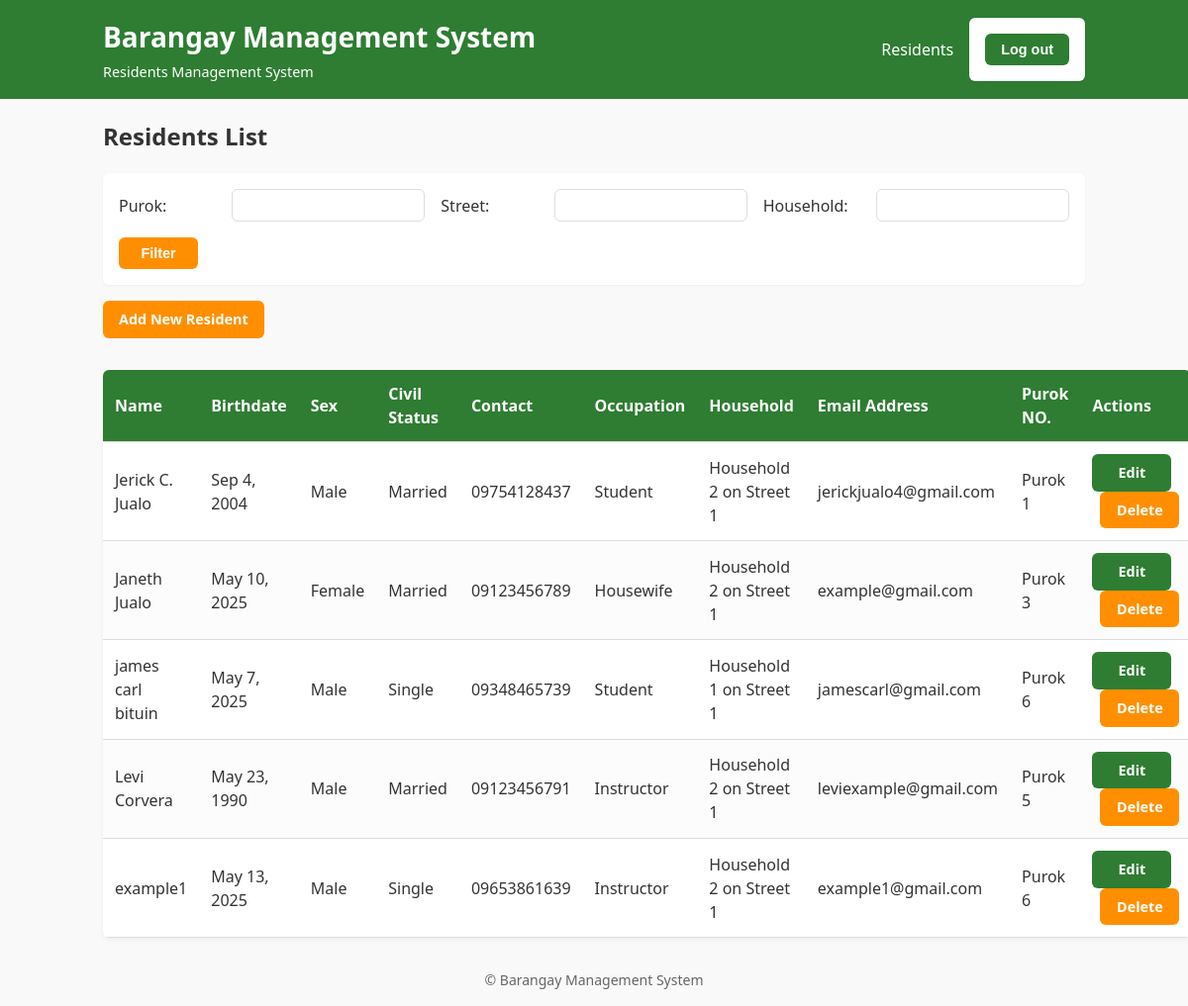
/residents/ (signed in), run on the app's committed database.
### residents/models.py (models this page shows, shortened)
class Resident(models.Model):
    name = models.CharField(max_length=30)
    birthdate = models.DateField()
    sex = models.CharField(max_length=6)
    civil_status = models.CharField(max_length=20)
    contact_number = models.CharField(max_length = 15)
    occupation = models.CharField(max_length=30, blank=True, null=True)
    household = models.ForeignKey(Household, on_delete=models.CASCADE, related_name='residents')
    email_address = models.CharField(max_length = 30, blank = True, null = True)
    purok_no = models.ForeignKey(Purok, on_delete= models.CASCADE, related_name= 'residents', blank = True)

class Household(models.Model):
    number = models.IntegerField()
    street = models.ForeignKey(Street, on_delete=models.CASCADE, related_name='households')
    head_of_family = models.CharField(max_length=100)
    def __str__(self):
        return f"Household {self.number} on {self.street}"

class Street(models.Model):
    name = models.CharField(max_length=30)
    purok = models.ForeignKey(Purok, on_delete=models.CASCADE, related_name='streets')
    def __str__(self):
        return self.name

class Purok(models.Model):
    number = models.IntegerField(unique=True)
    def __str__(self):
        return f"Purok {self.number}"

### residents/views.py (the view)
# urls.py: path('', ResidentListView.as_view(), name='resident-list-web'),
class ResidentListView(LoginRequiredMixin, ListView):
    model = Resident
    template_name = 'residents/resident_list.html'
    def get_queryset(self):
        queryset = super().get_queryset()
        purok = self.request.GET.get('purok')
        street = self.request.GET.get('street')
        household = self.request.GET.get('household')
        if household:
            queryset = queryset.filter(household_id=household)
        elif street:
            queryset = queryset.filter(household__street__id=street)
        elif purok:
            queryset = queryset.filter(household__street__purok__id=purok)
        return queryset

### residents/templates/residents/resident_list.html
{% extends "residents/base.html" %}
{% block content %}
  <h2>Residents List</h2>
  <form method="GET">
    <label for="purok">Purok:</label>
    <input type="text" name="purok" id="purok" value="{{ request.GET.purok }}">
    <label for="street">Street:</label>
    <input type="text" name="street" id="street" value="{{ request.GET.street }}">
    <label for="household">Household:</label>
    <input type="text" name="household" id="household" value="{{ request.GET.household }}">
    <button type="submit" class="btn btn-primary">Filter</button>
  </form>
  <a href="{% url 'resident-add' %}" class="btn btn-primary" style="margin-bottom: var(--spacing); display: inline-block;">
    Add New Resident
  </a>
  <table>
    <thead>
      <tr>
        <th>Name</th>
        <th>Birthdate</th>
        <th>Sex</th>
        <th>Civil Status</th>
        <th>Contact</th>
        <th>Occupation</th>
        <th>Household</th>
        <th>Email Address</th>
        <th>Purok NO.</th>
        <th>Actions</th>
      </tr>
    </thead>
    <tbody>
      {% for resident in object_list %}
      <tr>
        <td>{{ resident.name }}</td>
        <td>{{ resident.birthdate|date:"M j, Y" }}</td>
        <td>{{ resident.sex }}</td>
        <td>{{ resident.civil_status }}</td>
        <td>{{ resident.contact_number }}</td>
        <td>{{ resident.occupation }}</td>
        <td>{{ resident.household }}</td>
        <td>{{ resident.email_address}}</td>
        <td>{{ resident.purok_no}}</td>
        <td>
          <a href="{% url 'resident-update' resident.pk %}" class="btn btn-secondary">Edit</a>
          <a href="{% url 'resident-delete' resident.pk %}" class="btn btn-primary">Delete</a>
        </td>
      </tr>
      {% empty %}
      <tr>
        <td colspan="8" style="text-align:center;">No residents found.</td>
      </tr>
      {% endfor %}
    </tbody>
  </table>
{% endblock %}

### residents/templates/residents/base.html (shortened to what this page needs)
<!DOCTYPE html>
<html lang="en">
<head>
</head>
<body>
  <header>
    <div class="header-inner">
      <div class="site-title">
        <h1>Barangay Management System</h1>
        <span class="subtitle">{% block subtitle %}Residents Management System{% endblock %}</span>
      </div>
      <nav class="main-nav">
        {% if user.is_authenticated %}
          <a href="{% url 'resident-list-web' %}" class="nav-link">Residents</a>
          <form action="{% url 'logout' %}" method="post" class="nav-form">
            <button type="submit" class="btn btn-secondary nav-btn">Log out</button>
          </form>
        {% else %}
          <a href="{% url 'login' %}" class="nav-link">Log in</a>
        {% endif %}
      </nav>
    </div>
  </header>
  <main>
    {% block content %}{% endblock %}
  </main>
  <footer>
    &copy; {{ now|date:"Y" }} Barangay Management System
  </footer>
</body>
</html>

### residents/templates/residents/base.html (style rules this page uses)
:root { --primary-green: #2E7D32; --primary-orange: #FF8F00; --bg-light: #F9F9F9; --text-dark: #333; --border-light: #DDD; --radius: 6px; --spacing: 1rem; --font: 'Segoe UI', Tahoma, sans-serif; }
* { box-sizing: border-box; }
body { margin: 0; font-family: var(--font); background: var(--bg-light); color: var(--text-dark); line-height: 1.5; }
header { background: var(--primary-green); color: white; }
header .header-inner { max-width: 1024px; margin: 0 auto; padding: var(--spacing); display: flex; justify-content: space-between; align-items: center; }
.site-title h1 { margin: 0; font-size: 1.75rem; }
.subtitle { display: block; font-size: 0.9rem; margin-top: 0.25rem; }
.main-nav { display: flex; align-items: center; gap: var(--spacing); }
.nav-link { color: white; text-decoration: none; font-weight: 500; }
.nav-form { margin: 0; }
.nav-btn { padding: 0.4rem 0.8rem; font-size: 0.9rem; background: var(--primary-orange); color: white; border: none; outline: none; cursor: pointer; border-radius: var(--radius); }
main { max-width: 1024px; margin: var(--spacing) auto; padding: 0 var(--spacing); }
footer { text-align: center; padding: var(--spacing); font-size: .875rem; color: #666; }
table { width: 100%; border-collapse: collapse; margin-top: var(--spacing); background: white; border-radius: var(--radius); overflow: hidden; box-shadow: 0 2px 4px rgba(0,0,0,0.05); }
th, td { padding: .75rem; text-align: left; border-bottom: 1px solid var(--border-light); }
th { background: var(--primary-green); color: white; font-weight: 600; }
tr:nth-child(even) td { background: #FCFCFC; }
form { display: flex; flex-wrap: wrap; gap: var(--spacing); align-items: center; margin-bottom: var(--spacing); background: white; padding: var(--spacing); border-radius: var(--radius); box-shadow: 0 1px 3px rgba(0,0,0,0.05); }
label { flex: 1 0 6rem; font-weight: 500; }
input, select { flex: 1 1 10rem; padding: .5rem; border: 1px solid var(--border-light); border-radius: var(--radius); }
.btn, button { padding: .5rem 1rem; border: none; border-radius: var(--radius); cursor: pointer; font-weight: 600; font-size: .9rem; display: inline-flex; align-items: center; justify-content: center; min-width: 5rem; text-decoration: none; transition: background .2s; }
.btn + .btn { margin-left: .5rem; }
.btn-primary { background: var(--primary-orange); color: white; }
.btn-secondary { background: var(--primary-green); color: white; }

### data on the page
Resident: name "Jerick C. Jualo", birthdate "Sep 4, 2004", sex "Male", civil_status "Married", contact_number "09754128437", occupation "Student", household "Household 2 on Street 1", email_address "jerickjualo4@gmail.com", purok_no "Purok 1"
Resident: name "Janeth Jualo", birthdate "May 10, 2025", sex "Female", civil_status "Married", contact_number "09123456789", occupation "Housewife", household "Household 2 on Street 1", email_address "example@gmail.com", purok_no "Purok 3"
Resident: name "james carl bituin", birthdate "May 7, 2025", sex "Male", civil_status "Single", contact_number "09348465739", occupation "Student", household "Household 1 on Street 1", email_address "jamescarl@gmail.com", purok_no "Purok 6"
Resident: name "Levi Corvera", birthdate "May 23, 1990", sex "Male", civil_status "Married", contact_number "09123456791", occupation "Instructor", household "Household 2 on Street 1", email_address "leviexample@gmail.com", purok_no "Purok 5"
Resident: name "example1", birthdate "May 13, 2025", sex "Male", civil_status "Single", contact_number "09653861639", occupation "Instructor", household "Household 2 on Street 1", email_address "example1@gmail.com", purok_no "Purok 6"
